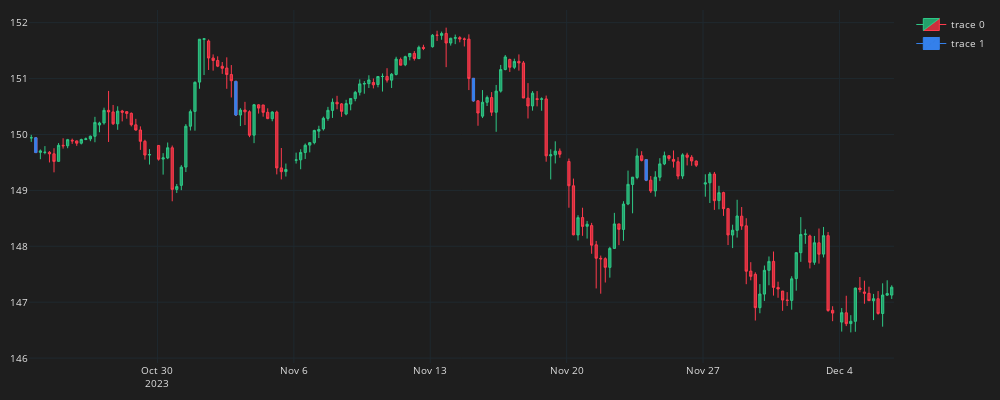

The code cell stored with this chart in its notebook:
### Code cell
plot_candles(df_plot, df_markers)

### Figure 1 — Plotly figure (JSON) as saved in the notebook; plotly's stock layout.template omitted (floating-point values rounded to 4 significant figures; data arrays with more than 128 entries replaced by an {"elided": "..."} marker saying what was removed)
{"data": [{"close": {"elided": "190 float values"}, "decreasing": {"fillcolor": "#CC2E3C", "line": {"color": "#FF3A4C"}}, "high": {"elided": "190 float values"}, "increasing": {"fillcolor": "#24A06B", "line": {"color": "#2EC886"}}, "line": {"width": 1}, "low": {"elided": "190 float values"}, "opacity": 1, "open": {"elided": "190 float values"}, "type": "candlestick", "x": {"elided": "190 str values"}}, {"close": [149.7, 150.3, 150.6, 149.2], "decreasing": {"fillcolor": "#3480eb", "line": {"color": "#3480eb"}}, "high": [150.0, 151.0, 151.0, 149.6], "increasing": {"fillcolor": "#3480eb", "line": {"color": "#3480eb"}}, "line": {"width": 1}, "low": [149.7, 150.3, 150.6, 149.2], "opacity": 1, "open": [149.9, 150.9, 151.0, 149.6], "type": "candlestick", "x": ["2023-10-23T13:00:00+00:00", "2023-11-01T21:00:00+00:00", "2023-11-14T14:00:00+00:00", "2023-11-22T22:00:00+00:00"]}], "layout": {"font": {"color": "#e1e1e1", "size": 10}, "height": 400, "margin": {"b": 10, "l": 10, "r": 10, "t": 10}, "paper_bgcolor": "#1e1e1e", "plot_bgcolor": "#1e1e1e", "width": 1000, "xaxis": {"fixedrange": true, "gridcolor": "#1f292f", "rangebreaks": [{"bounds": ["sat", "mon"]}], "rangeslider": {"visible": false}, "showgrid": true}, "yaxis": {"gridcolor": "#1f292f", "showgrid": true}}}
